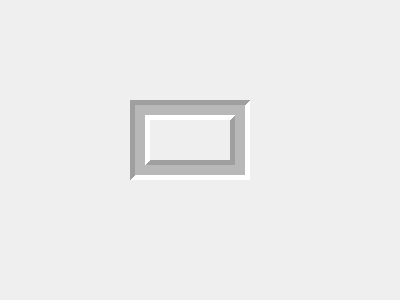
<?xml version="1.0" encoding="UTF-8"?>
<ui version="4.0">
 <class>MyWidget</class>
 <widget class="QWidget" name="MyWidget">
  <property name="geometry">
   <rect>
    <x>0</x>
    <y>0</y>
    <width>400</width>
    <height>300</height>
   </rect>
  </property>
  <property name="windowTitle">
   <string>MyWidget</string>
  </property>
  <widget class="QFrame" name="frame">
   <property name="geometry">
    <rect>
     <x>130</x>
     <y>100</y>
     <width>120</width>
     <height>80</height>
    </rect>
   </property>
   <property name="frameShape">
    <enum>QFrame::Box</enum>
   </property>
   <property name="frameShadow">
    <enum>QFrame::Sunken</enum>
   </property>
   <property name="lineWidth">
    <number>5</number>
   </property>
   <property name="midLineWidth">
    <number>10</number>
   </property>
  </widget>
 </widget>
 <layoutdefault spacing="6" margin="11"/>
 <resources/>
 <connections/>
</ui>
